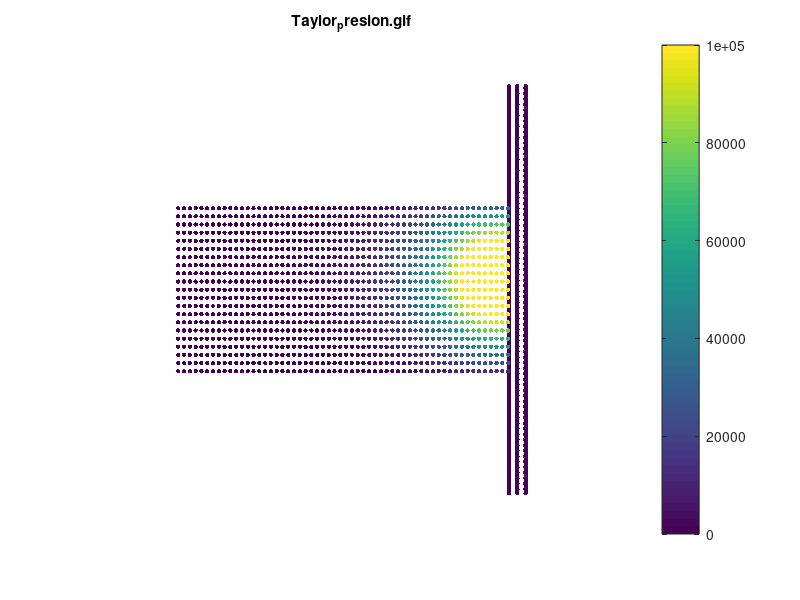

Write the MATLAB code that produced this figure. (Note: this script raises an error after producing the figure.)
%imapct_data_graphics
clear all; close all; clc

load('Taylor_data.mat')

n = 38;
N = length(Velocidad1);
% Generar gifs
%
Velocidad2 = abs(real(Velocidad2));
%Velocidad2(:,30:31) = Velocidad2(30,31)*1e-1;
%Velocidad2(:,32:34) = Velocidad2(:,32:34)*1e-3;
%Velocidad2(:,35:n+1) = Velocidad2(:,35:n+1)*1e-6;
f_name = 'Taylor_presion.gif';
Presion = Presion * 1e-14;
for i = 30:n
   scatter(Coordenadas_x(:,i),Coordenadas_y(:,i),10,Presion(:,i),'filled'); 
   
   %scatter(Coordenadas_x(:,i),2e-3+2e-3-Coordenadas_y(:,i)+...
       %5e-6*random('Normal',0,1,N,1),10,Velocidad2(:,i),'filled'); 
   colorbar()
   
   caxis([0 1e5]);
   title(f_name)
   axis off
   drawnow
   
   frame = getframe(1);
   im = frame2im(frame);
   [imind,cm] = rgb2ind(im,256);
   
   if i == 1
       imwrite(imind,cm,f_name,'gif', 'Loopcount',inf);
   else
       imwrite(imind,cm,f_name,'gif','WriteMode','append');
   end
   
end
%}
%{
% Subplots
Velocidad2 = abs(real(Velocidad2));
c = 1;
figure(1)
for i = [15,19,21,23,25,30]
    %if mod(i-1,5) == 0
   subplot(2,3,c); c=c+1;
   scatter(Coordenadas_x(:,i),Coordenadas_y(:,i),5,Presion(:,i),'filled'); 
   caxis([0 1e7]);
   xlim([-4e-3,0.5e-3])
        ylim([-3e-3,3e-3])
   axis('equal')
   axis off
   if c==3
       title('Presion [Pa]')
   end
   
   %subplot(3,3,7:9)
   %scatter(Coordenadas_x(:,n),Coordenadas_y(:,n),5,Velocidad2(:,n),'filled'); 
   %caxis([0 1e3]);
   %colorbar('south')
   %caxis([0 1e3]);
   %axis off
   %subplot(3,3,9)
   %colorbar()
   %axis off
end
%}
%figure(2)
%   caxis([0 1e7]);
%   colorbar('south')
   %axis off